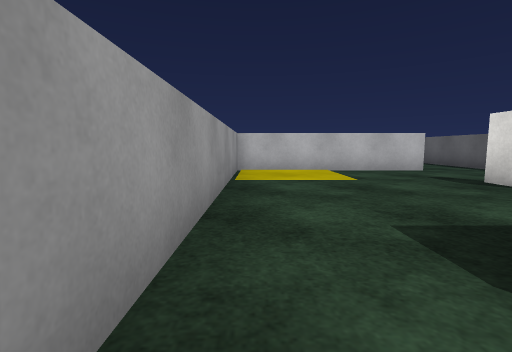
[1] (above)

24 first-person views from a walk through a scene from a Unity 3-D project. The camera is 0.64 m above the floor, tilts 6° down and sees 85° across. The floor is counted in squares, 1 m on a side. Each view is taken from the middle of a square. On the plan, view 1 faces up. The plan holds only what a view shows up to about 9 squares ahead; the rest is blank. The place goes on beyond the plan. The player is left out. Surface patterns are stand-ins for the level's own textures.

[2]
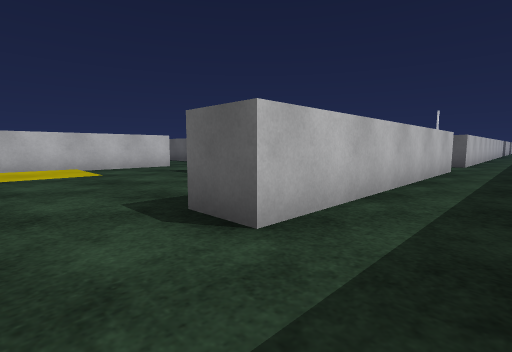

[3]
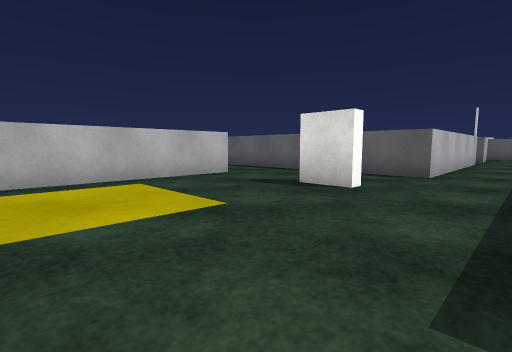

[4]
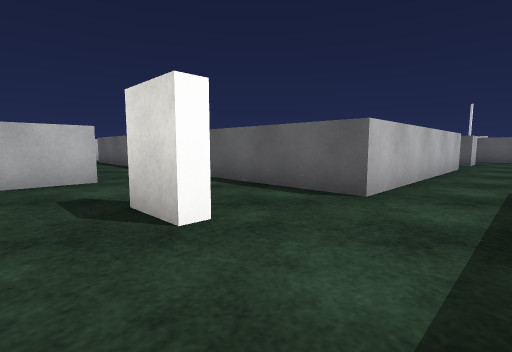

[5]
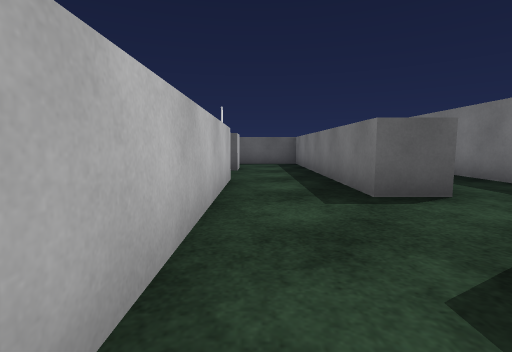

[6]
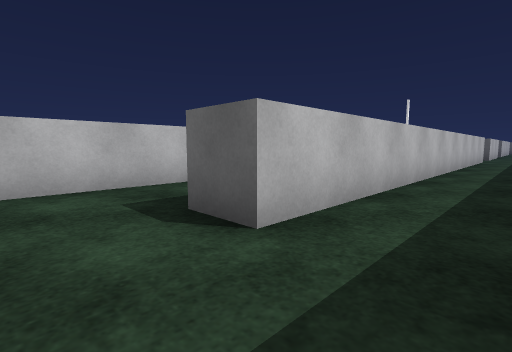

[7]
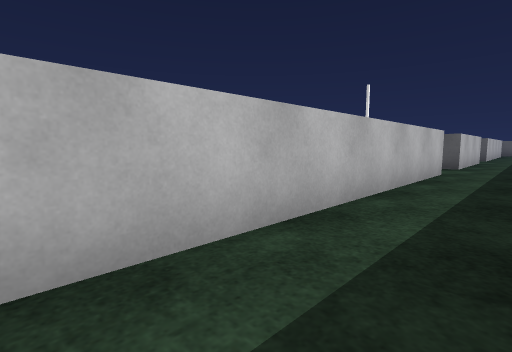

[8]
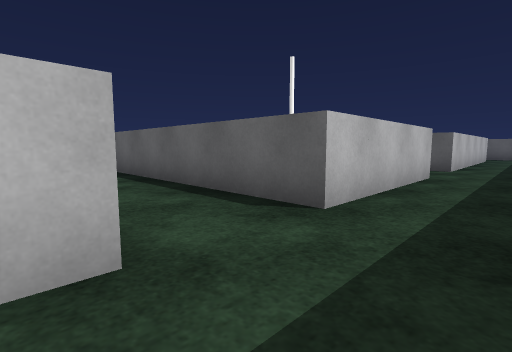

[9]
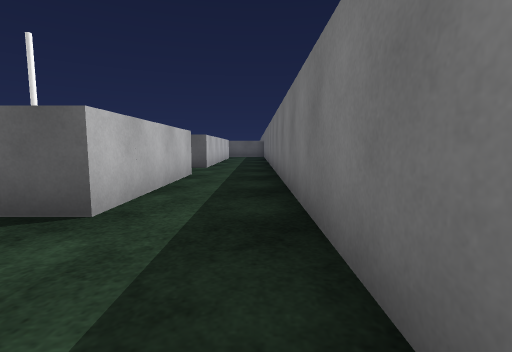

[10]
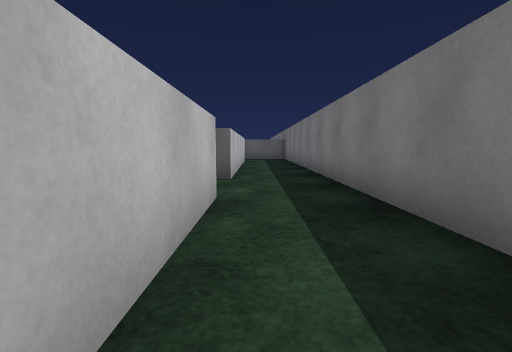

[11]
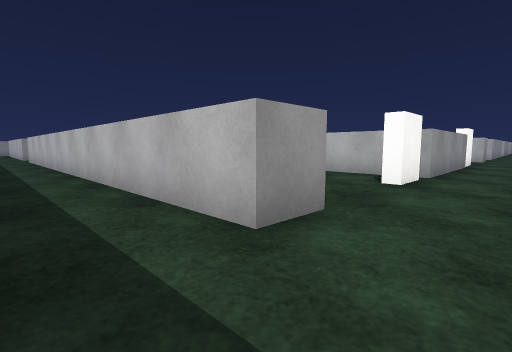

[12]
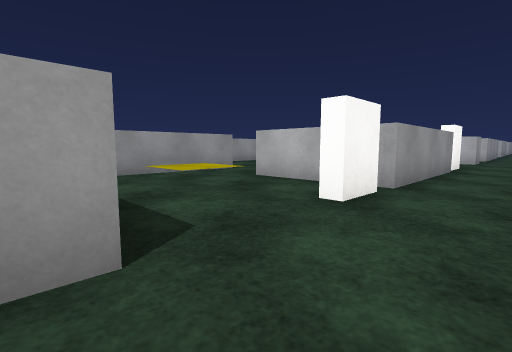

[13]
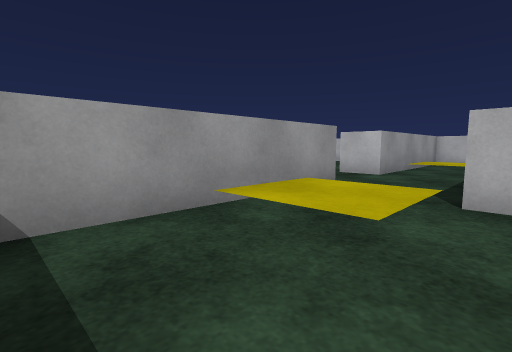

[14]
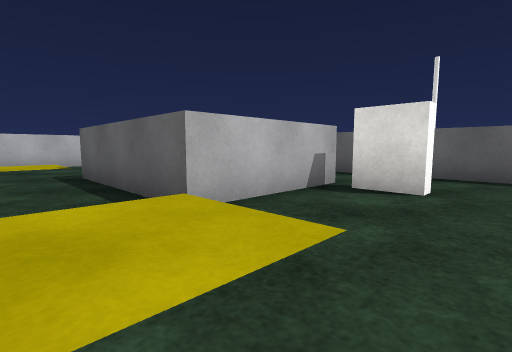

[15]
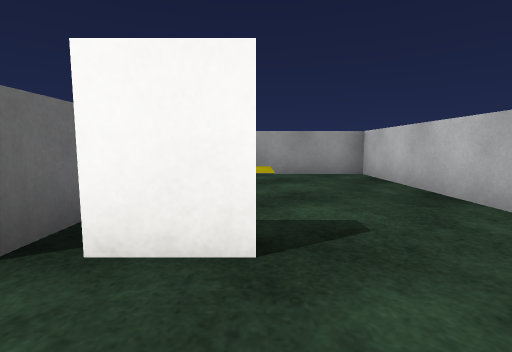

[16]
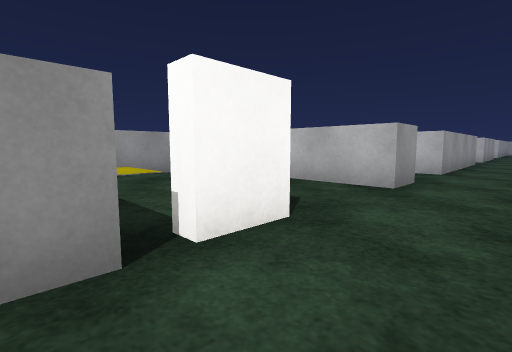

[17]
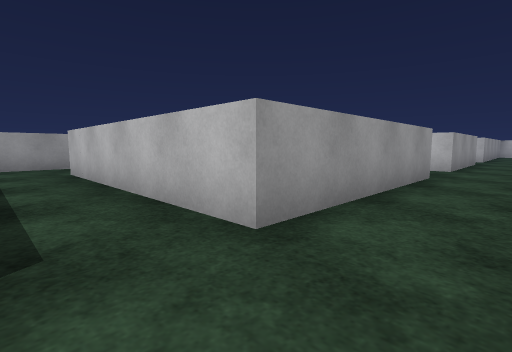

[18]
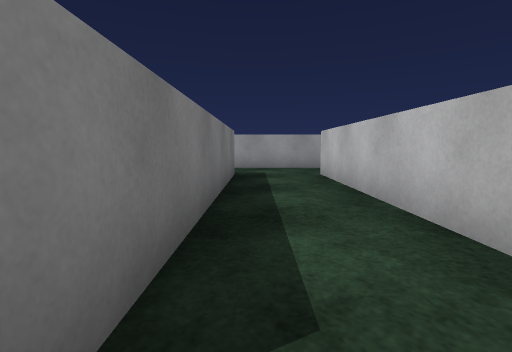

[19]
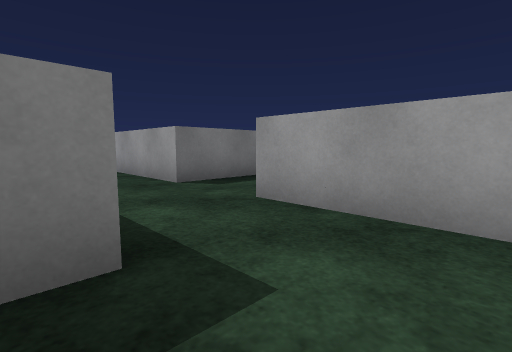

[20]
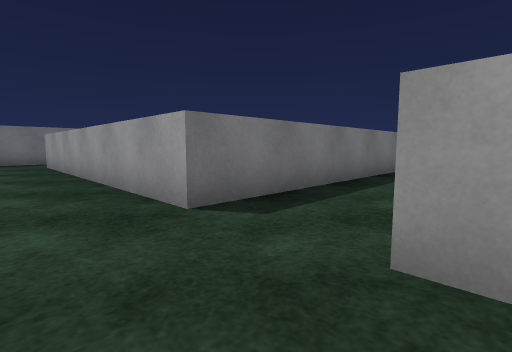

[21]
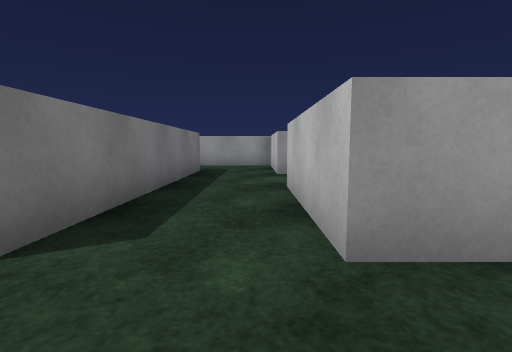

[22]
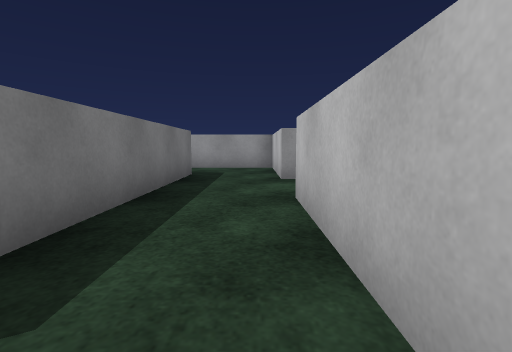

[23]
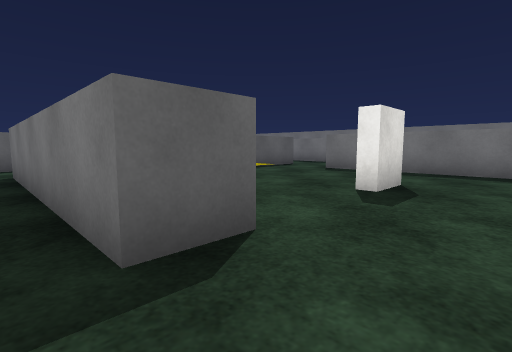

[24]
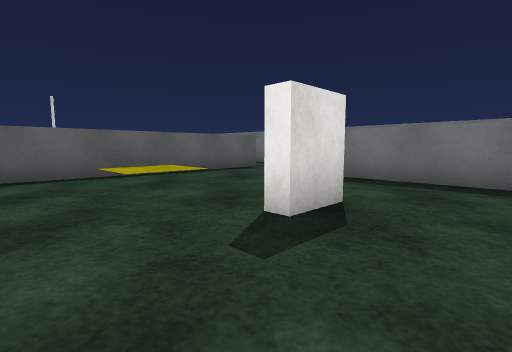

### Floor plan
Key: @ floor where view 1 was taken; # wall or solid block; x gap in a wall; . floor; ^ raised ledge; B grey block.
Columns run from 1 left of view 1 to 34 right of it. Each row starts with its distance up from view 1.
 20                         #..
 19                         #..
 18                         #..
 17                 #..######..
 16                 #..........
 15                 #..........
 14         ####..###..######..
 13         #..........#.......
 12         #..........#.......
 11        .#..######..#^^..#..
 10       ..#.......#..#^^#.x..
  9       ..#.......#..#..#BB..
  8 ######..#..#..^^#.....#B#..
  7 #.......#.....^^#.....#.#..#
  6 #.......#.......#..#..BB#..#
  5 #^^.....#.......#..#^^..#..#
  4 #^^..#..######..#. #^^.....#
  3 #................. #.......#
  2 #................. #.......#
  1 #..#######..#############..####..###
  0  @..................................
 -1  ...................................
 -2              ##          ###########

Where each view was taken, in squares from view 1:
view 1: 0 up, 0 right, facing up
view 2: 1 down, 0 right, facing up-right
view 3: 2 up, 0 right, facing up-right
view 4: 2 up, 3 right, facing up-right
view 5: 3 up, 7 right, facing right
view 6: 1 down, 9 right, facing up-right
view 7: 1 down, 16 right, facing up-right
view 8: 1 down, 23 right, facing up-right
view 9: 1 down, 23 right, facing right
view 10: 0 up, 26 right, facing right
view 11: 1 down, 25 right, facing up-left
view 12: 1 up, 25 right, facing up-left
view 13: 2 up, 21 right, facing up-left
view 14: 3 up, 19 right, facing up-right
view 15: 11 up, 25 right, facing left
view 16: 9 up, 25 right, facing up-left
view 17: 15 up, 25 right, facing up-left
view 18: 15 up, 24 right, facing left
view 19: 16 up, 18 right, facing down-left
view 20: 14 up, 17 right, facing down-left
view 21: 13 up, 17 right, facing left
view 22: 13 up, 16 right, facing left
view 23: 12 up, 8 right, facing down-right
view 24: 10 up, 8 right, facing down-right
